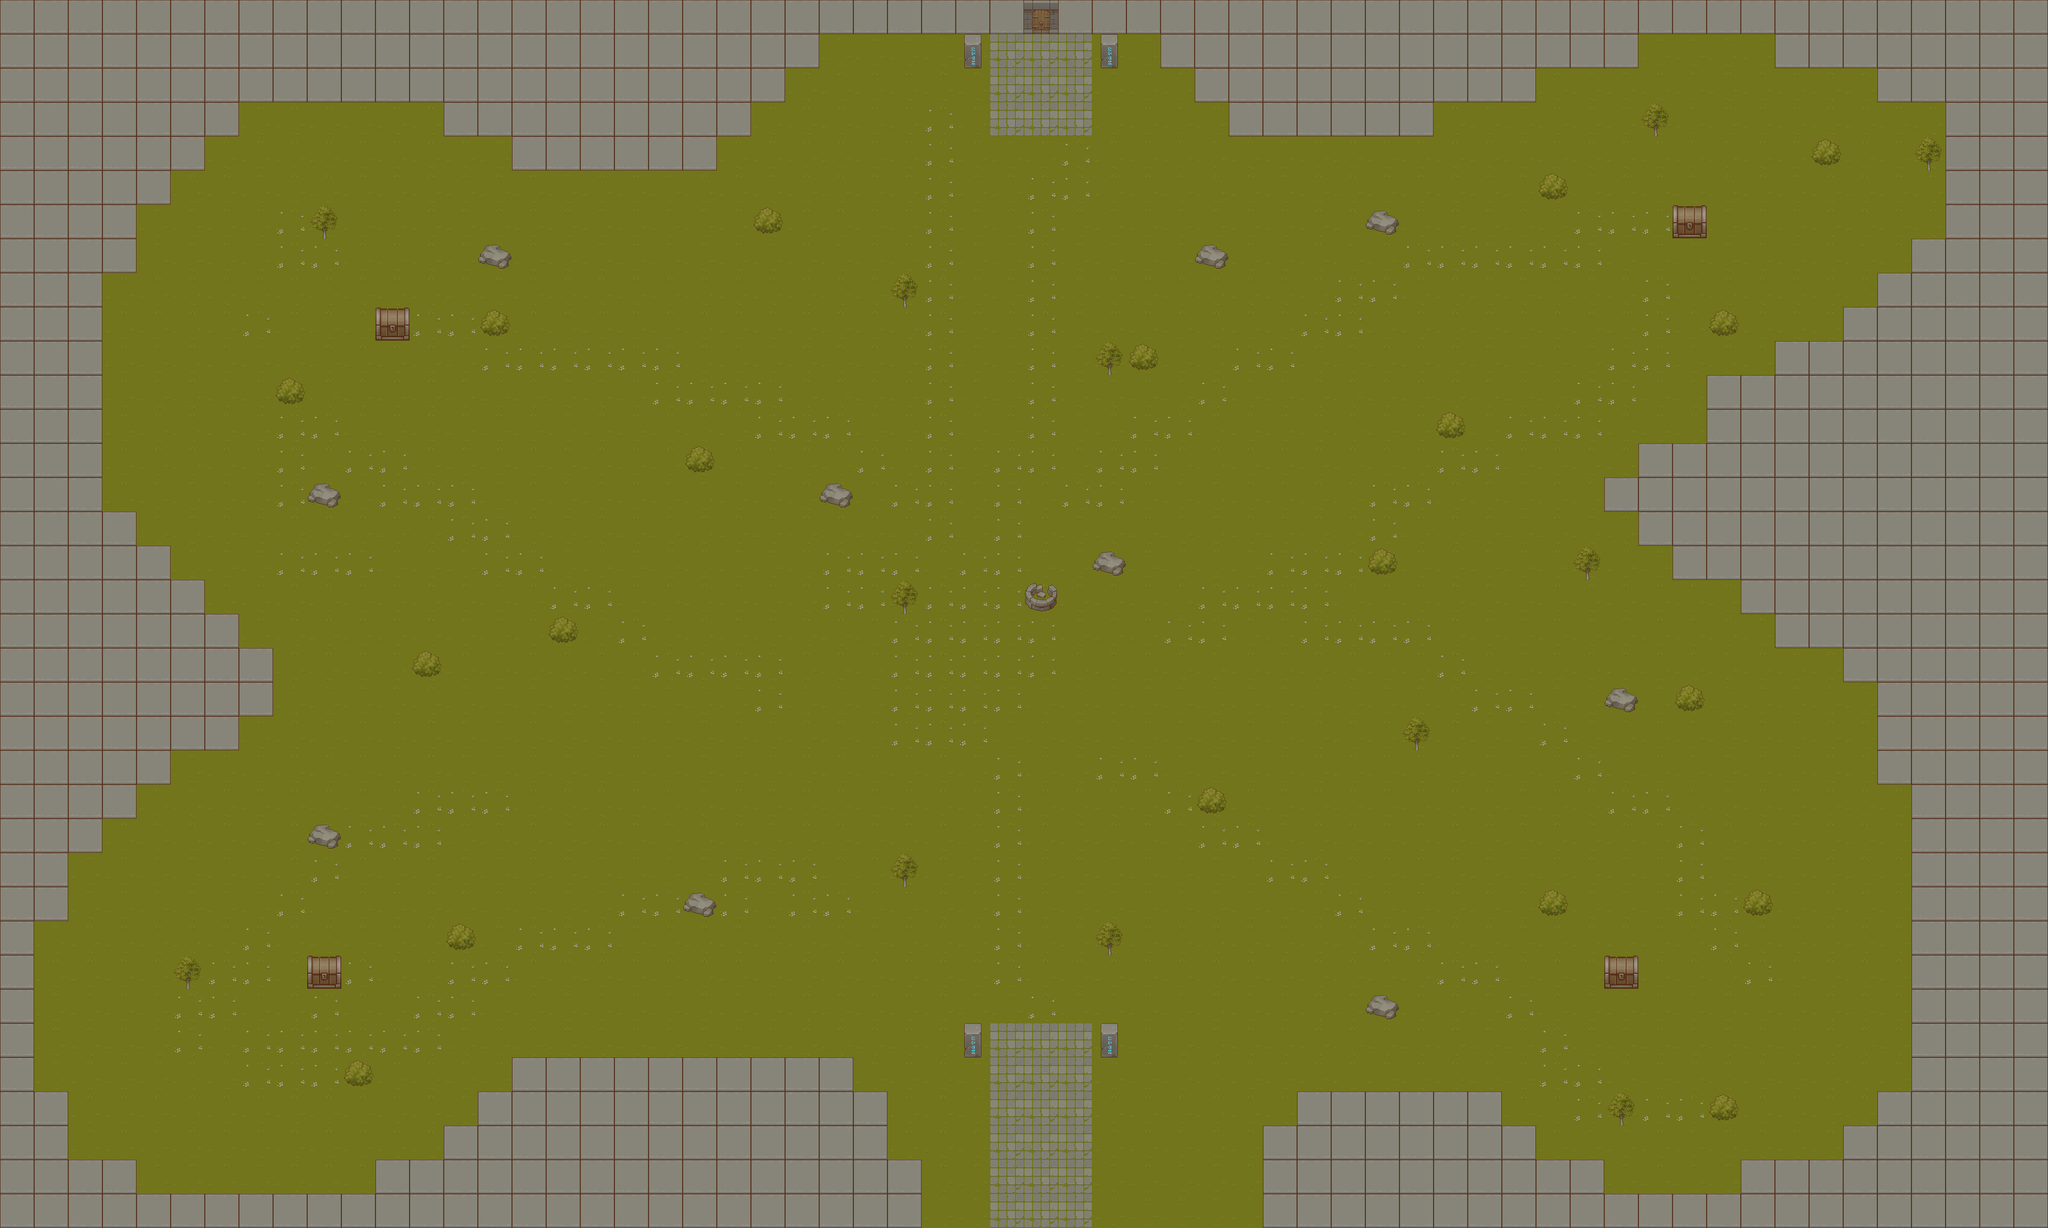

A level layout from a 2D game, rendered from its tile map. Below: a short description, then the map file with its tile-grid data intact:
An orthogonal 60x36 tile map with 64x64 px tiles, 1 tile layer (Tile Layer 1), 11 tilesets.

<map version="1.10" tiledversion="1.10.2" orientation="orthogonal" renderorder="right-down" width="60" height="36" tilewidth="64" tileheight="64" infinite="0" nextlayerid="2" nextobjectid="1">
 <tileset firstgid="1" name="0" tilewidth="64" tileheight="64" tilecount="1" columns="1">
  <image source="load_map_img/0.png" width="64" height="64" />
 </tileset>
 <tileset firstgid="2" name="1" tilewidth="64" tileheight="64" tilecount="1" columns="1">
  <image source="load_map_img/1.png" width="64" height="64" />
 </tileset>
 <tileset firstgid="3" name="2" tilewidth="64" tileheight="64" tilecount="1" columns="1">
  <image source="load_map_img/2.png" width="64" height="64" />
 </tileset>
 <tileset firstgid="4" name="3" tilewidth="64" tileheight="64" tilecount="1" columns="1">
  <image source="load_map_img/3.png" width="64" height="64" />
 </tileset>
 <tileset firstgid="5" name="4" tilewidth="64" tileheight="64" tilecount="1" columns="1">
  <image source="load_map_img/4.png" width="64" height="64" />
 </tileset>
 <tileset firstgid="6" name="5" tilewidth="64" tileheight="64" tilecount="1" columns="1">
  <image source="load_map_img/5.png" width="64" height="64" />
 </tileset>
 <tileset firstgid="7" name="6" tilewidth="64" tileheight="64" tilecount="1" columns="1">
  <image source="load_map_img/6.png" width="64" height="64" />
 </tileset>
 <tileset firstgid="8" name="7" tilewidth="64" tileheight="64" tilecount="1" columns="1">
  <image source="load_map_img/7.png" width="64" height="64" />
 </tileset>
 <tileset firstgid="9" name="8" tilewidth="64" tileheight="64" tilecount="1" columns="1">
  <image source="load_map_img/8.png" width="64" height="64" />
 </tileset>
 <tileset firstgid="10" name="9" tilewidth="64" tileheight="64" tilecount="1" columns="1">
  <image source="load_map_img/9.png" width="64" height="64" />
 </tileset>
 <tileset firstgid="11" name="10" tilewidth="64" tileheight="64" tilecount="1" columns="1">
  <image source="load_map_img/10.png" width="64" height="64" />
 </tileset>
 <layer id="1" name="Tile Layer 1" width="60" height="36">
  <data encoding="csv">
4,4,4,4,4,4,4,4,4,4,4,4,4,4,4,4,4,4,4,4,4,4,4,4,4,4,4,4,4,4,11,4,4,4,4,4,4,4,4,4,4,4,4,4,4,4,4,4,4,4,4,4,4,4,4,4,4,4,4,4,
4,4,4,4,4,4,4,4,4,4,4,4,4,4,4,4,4,4,4,4,4,4,4,4,1,1,1,1,8,3,3,3,8,1,4,4,4,4,4,4,4,4,4,4,4,4,4,4,1,1,1,1,4,4,4,4,4,4,4,4,
4,4,4,4,4,4,4,4,4,4,4,4,4,4,4,4,4,4,4,4,4,4,4,1,1,1,1,1,1,3,3,3,1,1,1,4,4,4,4,4,4,4,4,4,4,1,1,1,1,1,1,1,1,1,1,4,4,4,4,4,
4,4,4,4,4,4,4,1,1,1,1,1,1,4,4,4,4,4,4,4,4,4,1,1,1,1,1,2,1,3,3,3,1,1,1,1,4,4,4,4,4,4,1,1,1,1,1,1,6,1,1,1,1,1,1,1,1,4,4,4,
4,4,4,4,4,4,1,1,1,1,1,1,1,1,1,4,4,4,4,4,4,1,1,1,1,1,1,2,1,1,1,2,1,1,1,1,1,1,1,1,1,1,1,1,1,1,1,1,1,1,1,1,1,7,1,1,6,4,4,4,
4,4,4,4,4,1,1,1,1,1,1,1,1,1,1,1,1,1,1,1,1,1,1,1,1,1,1,2,1,1,2,2,1,1,1,1,1,1,1,1,1,1,1,1,1,7,1,1,1,1,1,1,1,1,1,1,1,4,4,4,
4,4,4,4,1,1,1,1,2,6,1,1,1,1,1,1,1,1,1,1,1,1,7,1,1,1,1,2,1,1,2,1,1,1,1,1,1,1,1,1,5,1,1,1,1,1,2,2,2,9,1,1,1,1,1,1,1,4,4,4,
4,4,4,4,1,1,1,1,2,2,1,1,1,1,5,1,1,1,1,1,1,1,1,1,1,1,1,2,1,1,2,1,1,1,1,5,1,1,1,1,1,2,2,2,2,2,2,1,1,1,1,1,1,1,1,1,4,4,4,4,
4,4,4,1,1,1,1,1,1,1,1,1,1,1,1,1,1,1,1,1,1,1,1,1,1,1,6,2,1,1,2,1,1,1,1,1,1,1,1,2,2,1,1,1,1,1,1,1,2,1,1,1,1,1,1,4,4,4,4,4,
4,4,4,1,1,1,1,2,1,1,1,9,2,2,7,1,1,1,1,1,1,1,1,1,1,1,1,2,1,1,2,1,1,1,1,1,1,1,2,2,1,1,1,1,1,1,1,1,2,1,7,1,1,1,4,4,4,4,4,4,
4,4,4,1,1,1,1,1,1,1,1,1,1,1,2,2,2,2,2,2,1,1,1,1,1,1,1,2,1,1,2,1,6,7,1,1,2,2,1,1,1,1,1,1,1,1,1,2,2,1,1,1,4,4,4,4,4,4,4,4,
4,4,4,1,1,1,1,1,7,1,1,1,1,1,1,1,1,1,1,2,2,2,2,1,1,1,1,2,1,1,2,1,1,1,1,2,1,1,1,1,1,1,1,1,1,1,2,2,1,1,4,4,4,4,4,4,4,4,4,4,
4,4,4,1,1,1,1,1,2,2,1,1,1,1,1,1,1,1,1,1,1,1,2,2,2,1,1,2,1,1,2,1,1,2,2,1,1,1,1,1,1,1,7,1,2,2,2,1,1,1,4,4,4,4,4,4,4,4,4,4,
4,4,4,1,1,1,1,1,2,1,2,2,1,1,1,1,1,1,1,1,7,1,1,1,1,2,1,2,1,2,2,1,2,2,1,1,1,1,1,1,1,1,2,2,1,1,1,1,4,4,4,4,4,4,4,4,4,4,4,4,
4,4,4,1,1,1,1,1,2,5,1,2,2,2,1,1,1,1,1,1,1,1,1,1,5,1,2,2,1,2,1,2,2,1,1,1,1,1,1,1,2,2,1,1,1,1,1,4,4,4,4,4,4,4,4,4,4,4,4,4,
4,4,4,4,1,1,1,1,1,1,1,1,1,2,2,1,1,1,1,1,1,1,1,1,1,1,1,2,1,2,1,1,1,1,1,1,1,1,1,1,2,1,1,1,1,1,1,1,4,4,4,4,4,4,4,4,4,4,4,4,
4,4,4,4,4,1,1,1,2,2,2,1,1,1,2,2,1,1,1,1,1,1,1,1,2,2,2,1,2,2,1,1,5,1,1,1,1,2,2,2,7,1,1,1,1,1,6,1,1,4,4,4,4,4,4,4,4,4,4,4,
4,4,4,4,4,4,1,1,1,1,1,1,1,1,1,1,2,2,1,1,1,1,1,1,2,2,6,2,2,2,10,1,1,1,1,2,2,2,2,1,1,1,1,1,1,1,1,1,1,1,1,4,4,4,4,4,4,4,4,4,
4,4,4,4,4,4,4,1,1,1,1,1,1,1,1,1,7,1,2,1,1,1,1,1,1,1,2,2,2,2,2,1,1,1,2,2,1,1,2,2,2,2,1,1,1,1,1,1,1,1,1,1,4,4,4,4,4,4,4,4,
4,4,4,4,4,4,4,4,1,1,1,1,7,1,1,1,1,1,1,2,2,2,2,1,1,1,2,2,2,2,2,1,1,1,1,1,1,1,1,1,1,1,2,1,1,1,1,1,1,1,1,1,1,1,4,4,4,4,4,4,
4,4,4,4,4,4,4,4,1,1,1,1,1,1,1,1,1,1,1,1,1,1,2,1,1,1,2,2,2,2,1,1,1,1,1,1,1,1,1,1,1,1,1,2,2,1,1,5,1,7,1,1,1,1,1,4,4,4,4,4,
4,4,4,4,4,4,4,1,1,1,1,1,1,1,1,1,1,1,1,1,1,1,1,1,1,1,2,2,2,1,1,1,1,1,1,1,1,1,1,1,1,6,1,1,1,2,1,1,1,1,1,1,1,1,1,4,4,4,4,4,
4,4,4,4,4,1,1,1,1,1,1,1,1,1,1,1,1,1,1,1,1,1,1,1,1,1,1,1,1,2,1,1,2,2,1,1,1,1,1,1,1,1,1,1,1,1,2,1,1,1,1,1,1,1,1,4,4,4,4,4,
4,4,4,4,1,1,1,1,1,1,1,1,2,2,2,1,1,1,1,1,1,1,1,1,1,1,1,1,1,2,1,1,1,1,2,7,1,1,1,1,1,1,1,1,1,1,1,2,2,1,1,1,1,1,1,1,4,4,4,4,
4,4,4,1,1,1,1,1,1,5,2,2,2,1,1,1,1,1,1,1,1,1,1,1,1,1,1,1,1,2,1,1,1,1,1,2,2,1,1,1,1,1,1,1,1,1,1,1,1,2,1,1,1,1,1,1,4,4,4,4,
4,4,1,1,1,1,1,1,1,2,1,1,1,1,1,1,1,1,1,1,1,2,2,2,1,1,6,1,1,2,1,1,1,1,1,1,1,2,2,1,1,1,1,1,1,1,1,1,1,2,1,1,1,1,1,1,4,4,4,4,
4,4,1,1,1,1,1,1,2,1,1,1,1,1,1,1,1,1,2,2,5,2,1,2,2,1,1,1,1,2,1,1,1,1,1,1,1,1,1,2,1,1,1,1,1,7,1,1,1,2,2,7,1,1,1,1,4,4,4,4,
4,1,1,1,1,1,1,2,1,1,1,1,1,7,1,2,2,2,1,1,1,1,1,1,1,1,1,1,1,2,1,1,6,1,1,1,1,1,1,1,2,2,1,1,1,1,1,1,1,1,2,1,1,1,1,1,4,4,4,4,
4,1,1,1,1,6,2,2,1,9,2,1,1,2,2,1,1,1,1,1,1,1,1,1,1,1,1,1,1,2,1,1,1,1,1,1,1,1,1,1,1,1,2,2,1,1,1,9,1,1,1,2,1,1,1,1,4,4,4,4,
4,1,1,1,1,2,2,1,1,2,1,1,2,2,1,1,1,1,1,1,1,1,1,1,1,1,1,1,1,1,2,1,1,1,1,1,1,1,1,1,5,1,1,1,2,1,1,1,1,1,1,1,1,1,1,1,4,4,4,4,
4,1,1,1,1,2,1,2,2,2,2,2,2,1,1,1,1,1,1,1,1,1,1,1,1,1,1,1,8,3,3,3,8,1,1,1,1,1,1,1,1,1,1,1,1,2,1,1,1,1,1,1,1,1,1,1,4,4,4,4,
4,1,1,1,1,1,1,2,2,2,7,1,1,1,1,4,4,4,4,4,4,4,4,4,4,1,1,1,1,3,3,3,1,1,1,1,1,1,1,1,1,1,1,1,1,2,2,1,1,1,1,1,1,1,1,1,4,4,4,4,
4,4,1,1,1,1,1,1,1,1,1,1,1,1,4,4,4,4,4,4,4,4,4,4,4,4,1,1,1,3,3,3,1,1,1,1,1,1,4,4,4,4,4,4,1,1,2,6,2,2,7,1,1,1,1,4,4,4,4,4,
4,4,1,1,1,1,1,1,1,1,1,1,1,4,4,4,4,4,4,4,4,4,4,4,4,4,1,1,1,3,3,3,1,1,1,1,1,4,4,4,4,4,4,4,4,1,1,1,1,1,1,1,1,1,4,4,4,4,4,4,
4,4,4,4,1,1,1,1,1,1,1,4,4,4,4,4,4,4,4,4,4,4,4,4,4,4,4,1,1,3,3,3,1,1,1,1,1,4,4,4,4,4,4,4,4,4,4,1,1,1,1,4,4,4,4,4,4,4,4,4,
4,4,4,4,4,4,4,4,4,4,4,4,4,4,4,4,4,4,4,4,4,4,4,4,4,4,4,1,1,3,3,3,1,1,1,1,1,4,4,4,4,4,4,4,4,4,4,4,4,4,4,4,4,4,4,4,4,4,4,4
</data>
 </layer>
</map>
